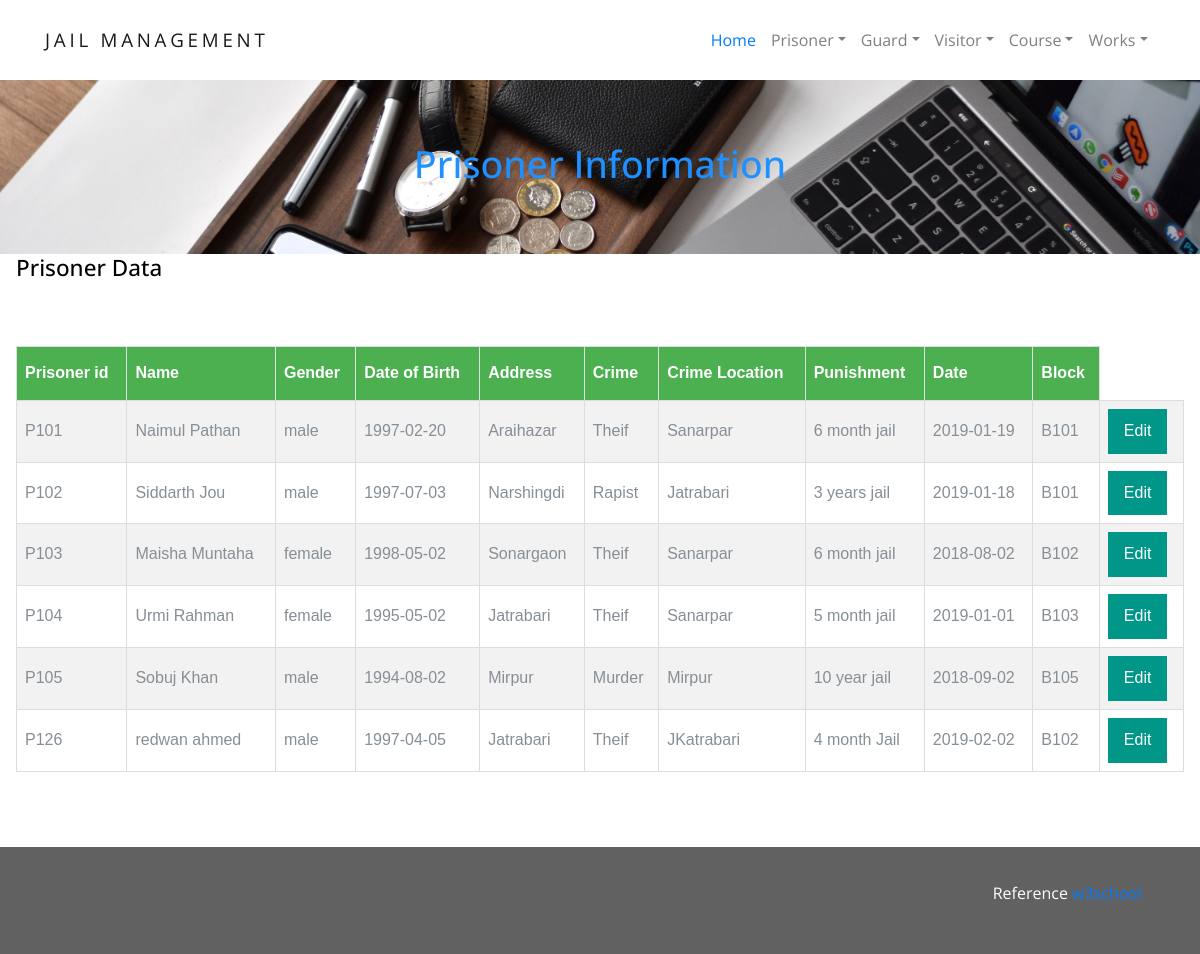
The app's page /prisoner/view_prisoner.php with its own data.
### tables this page shows
CREATE TABLE `prisoner_info` (
  `P_ID` varchar(10) NOT NULL,
  `B_ID` varchar(30) NOT NULL,
  `P_name` varchar(15) NOT NULL,
  `Gender` varchar(6) NOT NULL,
  `DoB` date NOT NULL,
  `Address` varchar(20) NOT NULL,
  `crime_type` varchar(30) NOT NULL,
  `crime_location` varchar(30) NOT NULL,
  `punishment` varchar(50) NOT NULL,
  `p_start_date` date NOT NULL
);

### prisoner/prisoner-up-delete.php (called while the page is built, shortened)
<?php
  include('config.php');
       $sql="SELECT * FROM `prisoner_info`;";
       $result=mysqli_query($connection,$sql);
?>

### prisoner/view_prisoner.php (the view, shortened to what this page needs)
<?php include('prisoner-up-delete.php')?>
<!DOCTYPE html>
<html lang="en">
<link rel="stylesheet" href="css/w3.css">
<link rel="stylesheet" href="css/font.css">
    <link rel="stylesheet" href="css/bootstrap.css">
    <link rel="stylesheet" href="css/animate.css">
    <link rel="stylesheet" href="css/owl.carousel.min.css">
    <link rel="stylesheet" href="css/bootstrap-datepicker.css">
    <link rel="stylesheet" href="css/jquery.timepicker.css">
    <link rel="stylesheet" href="fonts/ionicons/css/ionicons.min.css">
    <link rel="stylesheet" href="fonts/fontawesome/css/font-awesome.min.css">
    <link rel="stylesheet" href="fonts/flaticon/font/flaticon.css">
    <link rel="stylesheet" href="css/style.css">
<body>
<header role="banner">
      <nav class="navbar navbar-expand-lg navbar-light bg-light">
        <div class="container">
          <a class="navbar-brand" href="http://localhost/prison/home.php">Jail Management</a>
          <div class="collapse navbar-collapse" id="navbarsExample05">
            <ul class="navbar-nav ml-auto">
              <li class="nav-item">
                <a class="nav-link active" href="http://localhost/prison/home.php">Home</a>
              </li>
              <li class="nav-item dropdown">
                <a class="nav-link dropdown-toggle" href="" id="dropdown04" data-toggle="dropdown" aria-haspopup="true" aria-expanded="false">Prisoner</a>
              </li>
              <li class="nav-item dropdown">
                <a class="nav-link dropdown-toggle" href="" id="dropdown05" data-toggle="dropdown" aria-haspopup="true" aria-expanded="false">Guard</a>
              </li>
			  <li class="nav-item dropdown">
                <a class="nav-link dropdown-toggle" href="" id="dropdown05" data-toggle="dropdown" aria-haspopup="true" aria-expanded="false">Visitor</a>
              </li>
			  <li class="nav-item dropdown">
                <a class="nav-link dropdown-toggle" href="" id="dropdown05" data-toggle="dropdown" aria-haspopup="true" aria-expanded="false">Course</a>
              </li>
			  <li class="nav-item dropdown">
                <a class="nav-link dropdown-toggle" href="" id="dropdown05" data-toggle="dropdown" aria-haspopup="true" aria-expanded="false">Works</a>
              </li>
            </ul>
          </div>
        </div>
      </nav>
    </header>
      <div class="w3-display-container w3-text-blue" style="font-size: 50px">
          <img src="images/banner.jpg" alt="Lights" style="width:100%" style="height: 150px">
          <div class="w3-display-middle w3-large" > <h1 style="color:DodgerBlue;" >Prisoner Information</h1></div>
      </div>
   <div class="w3-container">
      <h4>Prisoner Data</h4>
       <br><br>
       <table>
           <tr><th>Prisoner id</th>
               <th>Name</th>
               <th>Gender</th>
               <th>Date of Birth</th>
               <th>Address</th>
               <th>Crime</th>
               <th>Crime Location</th>
               <th>Punishment</th>
               <th>Date</th>
               <th>Block</th>
            </tr>
           <?php while($row=mysqli_fetch_array($result)) {?>
           <tr>
               <td><?php echo $row['P_ID']; ?></td>
               <td><?php echo $row['P_name']; ?></td>
               <td><?php echo $row['Gender']; ?></td>
               <td><?php echo $row['DoB']; ?></td>
               <td><?php echo $row['Address']; ?></td>
               <td><?php echo $row['crime_type']; ?></td>
               <td><?php echo $row['crime_location']; ?></td>
               <td><?php echo $row['punishment']; ?></td>
               <td><?php echo $row['p_start_date']; ?></td>
               <td><?php echo $row['B_ID']; ?></td>
			   <td><a href="prisoner-update.php?edit=<?php echo $row['P_ID']; ?>" class="w3-button w3-teal" >Edit</a></td>
           </tr>
           <?php } ?>
       </table>
      </div>
    <div class="w3-dark-grey w3-container w3-padding-32" style="margin-top:75px;padding-right:58px"><p class="w3-right">Reference <a href="https://www.w3schools.com/w3css/default.asp" title="W3.CSS" target="_blank" class="w3-hover-opacity">w3school</a></p></div>
</body>
</html>

### prisoner/css/w3.css (style rules this page uses)
html { box-sizing:border-box }
*,*:before,*:after { box-sizing:inherit }
html { -ms-text-size-adjust:100%;-webkit-text-size-adjust:100% }
body { margin:0 }
article,aside,details,figcaption,figure,footer,header,main,menu,nav,section,summary { display:block }
a { background-color:transparent;-webkit-text-decoration-skip:objects }
img { border-style:none }
html,body { font-family:Verdana,sans-serif;font-size:15px;line-height:1.5 }
html { overflow-x:hidden }
h1 { font-size:36px }
h4 { font-size:20px }
h1,h2,h3,h4,h5,h6 { font-family:"Segoe UI",Arial,sans-serif;font-weight:400;margin:10px 0 }
img { vertical-align:middle }
a { color:inherit }
.w3-btn,.w3-button { border:none;display:inline-block;padding:8px 16px;vertical-align:middle;overflow:hidden;text-decoration:none;color:inherit;background-color:inherit;text-align:center;cursor:pointer;white-space:nowrap }
.w3-btn,.w3-button { -webkit-touch-callout:none;-webkit-user-select:none;-khtml-user-select:none;-moz-user-select:none;-ms-user-select:none;user-select:none }
.w3-tooltip,.w3-display-container { position:relative }
.w3-container:after,.w3-container:before,.w3-panel:after,.w3-panel:before,.w3-row:after,.w3-row:before,.w3-row-padding:after,.w3-row-padding:before, .w3-cell-row:before,.w3-cell-row:after,.w3-clear:after,.w3-clear:before,.w3-bar:before,.w3-bar:after { content:"";display:table;clear:both }
.w3-display-middle { position:absolute;top:50%;left:50%;transform:translate(-50%,-50%);-ms-transform:translate(-50%,-50%) }
.w3-container,.w3-panel { padding:0.01em 16px }
.w3-large { font-size:18px!important }
.w3-padding-32 { padding-top:32px!important;padding-bottom:32px!important }
.w3-right { float:right!important }
.w3-teal,.w3-hover-teal:hover { color:#fff!important;background-color:#009688!important }
.w3-dark-grey,.w3-hover-dark-grey:hover,.w3-dark-gray,.w3-hover-dark-gray:hover { color:#fff!important;background-color:#616161!important }
.w3-text-blue,.w3-hover-text-blue:hover { color:#2196F3!important }

### prisoner/css/style.css (style rules this page uses)
body { background: #fff; font-family: "Open Sans", Arial, sans-serif; font-weight: 400; font-size: 16px; line-height: 1.8; color: #868e96; }
a { -webkit-transition: .3s all ease; -o-transition: .3s all ease; transition: .3s all ease; text-decoration: none; }
h1, h2, h3, h4, h5 { color: #000; }
header { position: relative; top: 0; left: 0; width: 100%; z-index: 5; }
header .navbar-brand { text-transform: uppercase; letter-spacing: .2em; font-weight: 400; }
header .navbar { padding-top: 0; padding-bottom: 0; background: white !important; }
header .navbar .nav-link { padding: 1.7rem 1rem; outline: none !important; }
header .navbar .nav-link.active { color: #007bff !important; }

### prisoner/view_prisoner.php (style rules this page uses)
body,h1,h2,h3,h4,h5 { font-family: "Poppins", sans-serif }
body { font-size:16px; }
table { font-family: "Trebuchet MS", Arial, Helvetica, sans-serif; border-collapse: collapse; width: 100%; }
td,th { border: 1px solid #ddd; padding: 8px; }
tr:nth-child(even) { background-color: #f2f2f2; }
th { padding-top: 12px; padding-bottom: 12px; text-align: left; background-color: #4CAF50; color: white; }

### records on screen
prisoner_info: P_ID "P101", P_name "Naimul Pathan", Gender "male", DoB "1997-02-20", Address "Araihazar", crime_type "Theif", crime_location "Sanarpar", punishment "6 month jail", p_start_date "2019-01-19", B_ID "B101"
prisoner_info: P_ID "P102", P_name "Siddarth Jou", Gender "male", DoB "1997-07-03", Address "Narshingdi", crime_type "Rapist", crime_location "Jatrabari", punishment "3 years jail", p_start_date "2019-01-18", B_ID "B101"
prisoner_info: P_ID "P103", P_name "Maisha Muntaha", Gender "female", DoB "1998-05-02", Address "Sonargaon", crime_type "Theif", crime_location "Sanarpar", punishment "6 month jail", p_start_date "2018-08-02", B_ID "B102"
prisoner_info: P_ID "P104", P_name "Urmi Rahman", Gender "female", DoB "1995-05-02", Address "Jatrabari", crime_type "Theif", crime_location "Sanarpar", punishment "5 month jail", p_start_date "2019-01-01", B_ID "B103"
prisoner_info: P_ID "P105", P_name "Sobuj Khan", Gender "male", DoB "1994-08-02", Address "Mirpur", crime_type "Murder", crime_location "Mirpur", punishment "10 year jail", p_start_date "2018-09-02", B_ID "B105"
prisoner_info: P_ID "P126", P_name "redwan ahmed", Gender "male", DoB "1997-04-05", Address "Jatrabari", crime_type "Theif", crime_location "JKatrabari", punishment "4 month Jail", p_start_date "2019-02-02", B_ID "B102"
